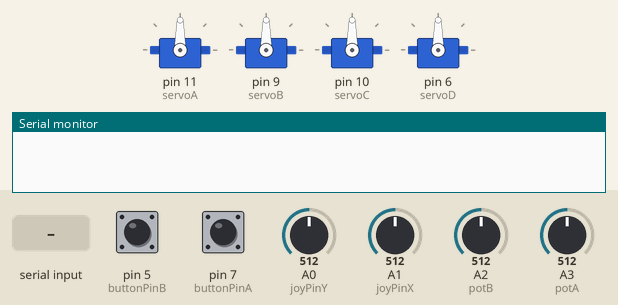
Bench run of a sketch on a simulated Arduino Uno, built with avr-gcc and run on an emulated ATmega328P. Shown: 4 × servo, the last lines printed to the serial monitor. The test bench sets the inputs (shaded band); at power-on: pin 5 (buttonPinB) HIGH, pin 7 (buttonPinA) HIGH, A0 (joyPinY) = 512, A1 (joyPinX) = 512, A2 (potB) = 512, A3 (potA) = 512.

Above: at 1.2 s.
1.3 s: "S,1\n" received over Serial
At 1.78 s:
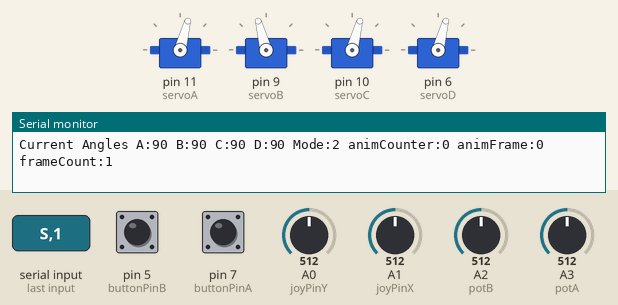
At 2.4 s:
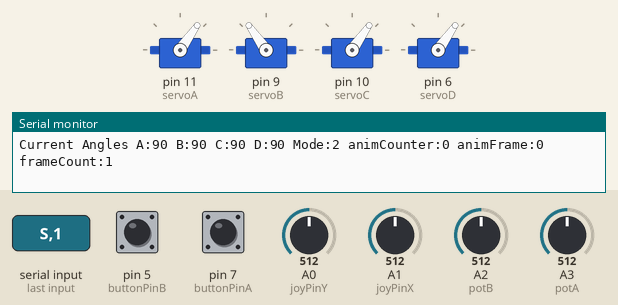
4.3 s: "P,1\n" received over Serial
At 10.6 s:
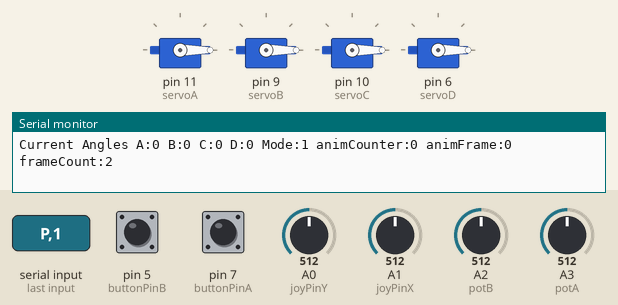
Timing chart, 0 to 12.1 s (numbered marks = the images above; inputs shaded):
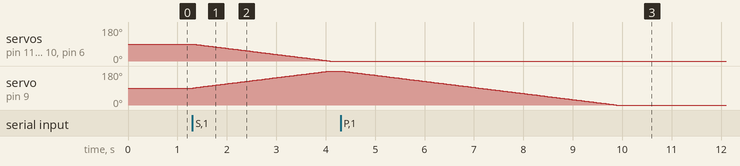

Measured:
- after the input at 1.3 s, servo on pin 11 (servoA), servo on pin 10 (servoC), servo on pin 6 (servoD): moves from 90° to 0° over 2.8 s, starting at once; servo on pin 9 (servoB): moves from 90° to 180° over 2.8 s, starting at once
- after the input at 4.3 s, servo on pin 9 (servoB): moves from 180° to 0° over 5.6 s, starting at once

The sketch:

servo_serial_test.ino
```cpp
//
// 28 March 2019 - 05:50

#include <Servo.h>

// Serial Handler Vars
String inputString = "";         // a String to hold incoming data
bool stringComplete = false;  // whether the string is complete

// Servo Objects
Servo servoA, servoB, servoC, servoD;

// Current Servo Angles
int cangleA = 90, cangleB = 90, cangleC = 90, cangleD = 90;
// Serial Input Angles
int angleA = 90, angleB = 90, angleC = 90, angleD = 90;
// Target Servo Angles
int tangleA = 90, tangleB = 90, tangleC = 90, tangleD = 90;
// Memory Angles
int mangleA[50];
int mangleB[50];
int mangleC[50];
int mangleD[50];
int memoryLength = 50;

// Animation frame
int animFrame = 0;
int animCounter = 0;
int animInterval = 1000;
bool animReached = false;
int frameCount = 0;

// Joystick Button
int buttonPinA = 7;
int buttonPinB = 5;
int buttonStateA = 0;
int buttonStateB = 0;
int lastButtonStateA = LOW;
int lastButtonStateB = LOW;
unsigned long lastDebounceTimeA = 0;  // the last time the output pin was toggled
unsigned long lastDebounceTimeB = 0;  // the last time the output pin was toggled
unsigned long debounceDelay = 50;    // the debounce time; increase if the output flickers

// Modes
int mode = 0;

// Joystick Analogue Pins
int joyPinX = 1;
int joyPinY = 0;
int potA = 3;
int potB = 2;
// speed vars
int rotSpeed = 1;
bool inTimerLoop = false;
unsigned long timerStart = 0;
unsigned long timerLoopDuration = 30;

bool inAnimTimerLoop = false;
unsigned long animTimerStart = 0;
unsigned long animTimerLoopDuration = 1000;

// Joystick States
int valX, valY, valA, valB;
// Joystick Deadzones (Range is 0-1023)
int deadzoneLow = 128;
int deadzoneHigh = 896;

void setup() {
  // put your setup code here, to run once:
  Serial.begin(38400);
  // reserve 200 bytes for the inputString:
  inputString.reserve(200);
  pinMode(buttonPinA, INPUT_PULLUP);
  pinMode(buttonPinB, INPUT_PULLUP);
  servoA.attach(11);
  servoB.attach(9);
  servoC.attach(10);
  servoD.attach(6);
  //Serial.println("Start");
  // Handle Serial Output
//  Serial.print("Current Angles");
//  Serial.print(" A:");
//  Serial.print(cangleA);
//  Serial.print(" B:");
//  Serial.print(cangleB);
//  Serial.print(" C:");
//  Serial.print(cangleC);
//  Serial.print(" D:");
//  Serial.println(cangleD);
}

void joystick(){
  // Get debounced button state and change mode
  debounce();
  if(mode == 0){
    valX = analogRead(joyPinX);
    valY = analogRead(joyPinY);
    valA = analogRead(potA);
    valA = map(valA, 0, 1023, 0, 180);
    valB = analogRead(potB);
    valB = map(valB, 0, 1023, 0, 180);
    tangleA = valA;
    tangleB = valB;
    if(valX < deadzoneLow || valX > deadzoneHigh){
      if(valX < deadzoneLow){
        tangleC += rotSpeed;
        tangleC = constrain(tangleC, 0, 180);
      }
      if(valX > deadzoneHigh){
        tangleC -= rotSpeed;
        tangleC = constrain(tangleC, 0, 180);
      }
    }
    if(valY < deadzoneLow || valY > deadzoneHigh){
      if(valY < deadzoneLow){
        tangleD -= rotSpeed;
        tangleD = constrain(tangleD, 0, 180);
      }
      if(valY > deadzoneHigh){
        tangleD += rotSpeed;
        tangleD = constrain(tangleD, 0, 180);
      }
    }
  }
}

void serialOutput(){
  frameCount++;
  Serial.print("Current Angles");
  Serial.print(" A:");
  Serial.print(cangleA);
  Serial.print(" B:");
  Serial.print(180-cangleB); // invert B axis
  Serial.print(" C:");
  Serial.print(cangleC);
  Serial.print(" D:");
  Serial.print(cangleD);
  Serial.print(" Mode:");
  Serial.print(mode);
  Serial.print(" animCounter:");
  Serial.print(animCounter);
  Serial.print(" animFrame:");
  Serial.print(animFrame);
  Serial.print(" frameCount:");
  Serial.println(frameCount);
}

void moveServos(){
  if(!inTimerLoop){
    timerStart = millis();
    inTimerLoop = true;
  }
  if(millis()-timerStart > timerLoopDuration){
    inTimerLoop = false;
    if(cangleA<tangleA){
      cangleA += rotSpeed;
      servoA.write(cangleA);
    }
    if(cangleA>tangleA){
      cangleA -= rotSpeed;
      servoA.write(cangleA);
    }
    if(cangleB<tangleB){
      cangleB += rotSpeed;
      servoB.write(cangleB);
    }
    if(cangleB>tangleB){
      cangleB -= rotSpeed;
      servoB.write(cangleB);
    }
    if(cangleC<tangleC){
      cangleC += rotSpeed;
      servoC.write(cangleC);
    }
    if(cangleC>tangleC){
      cangleC -= rotSpeed;
      servoC.write(cangleC);
    }
    if(cangleD<tangleD){
      cangleD += rotSpeed;
      servoD.write(cangleD);
    }
    if(cangleD>tangleD){
      cangleD -= rotSpeed;
      servoD.write(cangleD);
    }
  }
}

void directMoveServos(){
  servoA.write(tangleA);
  servoB.write(tangleB);
  servoC.write(tangleC);
  servoD.write(tangleD);
  cangleA = tangleA;
  cangleB = tangleB;
  cangleC = tangleC;
  cangleD = tangleD;
}

void debounce(){
  // read the state of the switch into a local variable:
  int readingA = digitalRead(buttonPinA);
  int readingB = digitalRead(buttonPinB);

  // If the switch changed, due to noise or pressing:
  if (readingA != lastButtonStateA) {
    // reset the debouncing timer
    lastDebounceTimeA = millis();
  }
  if (readingB != lastButtonStateB) {
    // reset the debouncing timer
    lastDebounceTimeB = millis();
  }

  if ((millis() - lastDebounceTimeA) > debounceDelay) {
    // if the button state has changed:
    if (readingA != buttonStateA) {
      buttonStateA = readingA;

      // Save Position
      if (buttonStateA == LOW) {
        savePosition();
      }
    }
  }
  if ((millis() - lastDebounceTimeB) > debounceDelay) {
    // if the button state has changed:
    if (readingB != buttonStateB) {
      buttonStateB = readingB;

      // Start Animation
      if (buttonStateB == LOW) {
        startAnimation();
      }
    }
  }

  // save the readingA. Next time through the loop, it'll be the lastButtonStateA:
  lastButtonStateA = readingA;
  lastButtonStateB = readingB;
}

void savePosition(){
  if(mode == 0 || mode == 2){
    mangleA[animFrame] = cangleA;
    mangleB[animFrame] = cangleB;
    mangleC[animFrame] = cangleC;
    mangleD[animFrame] = cangleD;
    animFrame++;
  }
  if(mode == 1){
    mode == 0;
    animFrame = 0;
  }
}

void startAnimation(){
  if(mode == 0 || mode == 2){
    mangleA[animFrame] = -1;
    mangleB[animFrame] = -1;
    mangleC[animFrame] = -1;
    mangleD[animFrame] = -1;
    animFrame = 0;
    inAnimTimerLoop = false;
    mode = 1;
  }
}

void animate(){
  // Check if end of memory
  if(mangleA[animFrame]== -1){
      animFrame = 0;
  }
  // set target angle to memory value
  tangleA = mangleA[animFrame];
  tangleB = mangleB[animFrame];
  tangleC = mangleC[animFrame];
  tangleD = mangleD[animFrame];
  // wait till target reached
  if(tangleA == cangleA && tangleB == cangleB && tangleC == cangleC && tangleD == cangleD && !inAnimTimerLoop){
    // start timer
    animTimerStart = millis();
    inAnimTimerLoop = true;
  }
  // when timer expires, increment memory position
  if(millis() - animTimerStart > animTimerLoopDuration && inAnimTimerLoop){
    animFrame++;
    if(animFrame==memoryLength){
      animFrame = 0;
    }
    // Reset timer
    inAnimTimerLoop = false;
  }
}

void serialEvent() {
  while (Serial.available()) {
    // get the new byte:
    char inChar = (char)Serial.read();
    // add it to the inputString:
    inputString += inChar;
    // if the incoming character is a newline, set a flag so the main loop can
    // do something about it:
    if (inChar == '\n') {
      stringComplete = true;
    }
  }
}

void parseSerial(){
  if (stringComplete) {
    if(inputString.startsWith("R")){
      serialOutput();
    }
    if(inputString.startsWith("S")){
      mode = 2;
      tangleA = angleSubstring("A");
      tangleB = 180 - angleSubstring("B");   // Invert B axis
      tangleC = angleSubstring("C");
      tangleD = angleSubstring("D");
      //Serial.println(angleString);
      serialOutput();
    }
    if(inputString.startsWith("M")){
      mode = 2;
      savePosition();
      serialOutput();
    }
    if(inputString.startsWith("P")){
      mode = 2;
      startAnimation();
      serialOutput();
    }
    // clear the string:
    inputString = "";
    stringComplete = false;
  }
}

int angleSubstring(String label){
  int labelIndex;
  int delimIndex;
  String angleString;
  labelIndex = inputString.indexOf(label);
  delimIndex = inputString.indexOf(",", labelIndex);
  angleString = inputString.substring(labelIndex+1,delimIndex);
  int newTargetAngle = angleString.toInt();
  return newTargetAngle;
}

void loop() {
  // Parse Serial Input
  parseSerial();

  // Handle Joystick Input
  joystick();

  // Animate Robot
  if(mode == 1){
    animate();
  }
  // Handle Serial Input
  //serialInput();

  // Move servos directly
  //directMoveServos();

  // Move Servos if required
  moveServos();

  // Delay between loops
  //delay(15);
}
```
